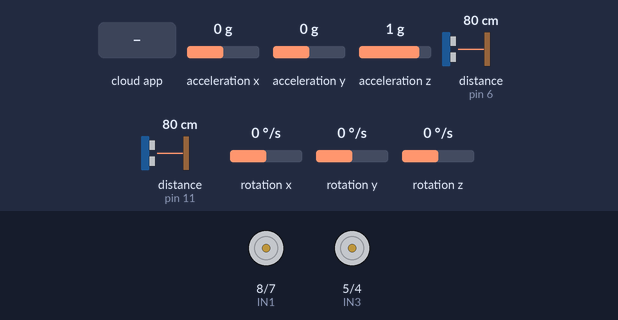
Recording of a sketch running on a simulated Arduino Mega 2560, built with avr-gcc and run on an emulated ATmega2560. Shown: motor-driver pin pairs drawn as motors (green arrow = first pin HIGH = forward, orange = second pin HIGH = backward, longer = more drive, scaled by the enable pin). Wiring (inferred from the names in the program): 2 × ultrasonic range finder: trigger pin 10, echo pin 6 / trigger pin 12, echo pin 11. Inputs (shaded band) come from the test bench; at power-on: acceleration x 0 g, acceleration y 0 g, acceleration z 1 g, distance to the obstacle (sensors on pin 6, pin 11) 80 cm, rotation x 0 °/s, rotation y 0 °/s, rotation z 0 °/s. The echo pulse lasts 58.3 µs per cm; the ROS host is connected and sends only what is stated.

Above: at 1.2 s.
1.3 s: the phone or cloud app sets motor_instructions_left to 0
2.9 s: the phone or cloud app sets motor_instructions_right to 0
4.4 s: the phone or cloud app sets motor_instructions_left to 45
At 4.7 s:
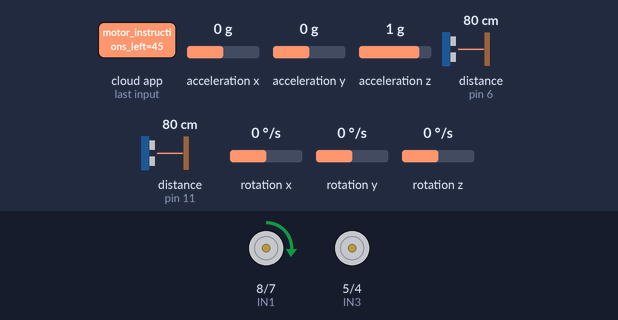
5.9 s: the phone or cloud app sets motor_instructions_right to 45
At 7.1 s:
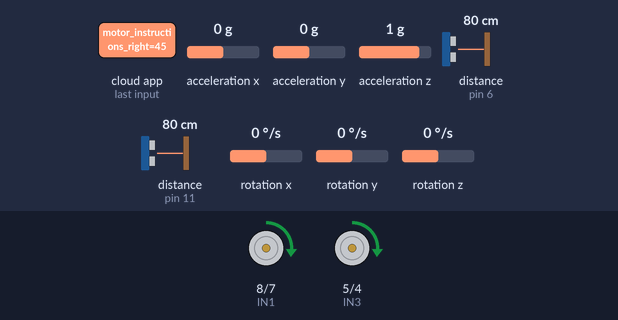
7.4 s: the phone or cloud app sets motor_instructions_left to 90
At 8.6 s:
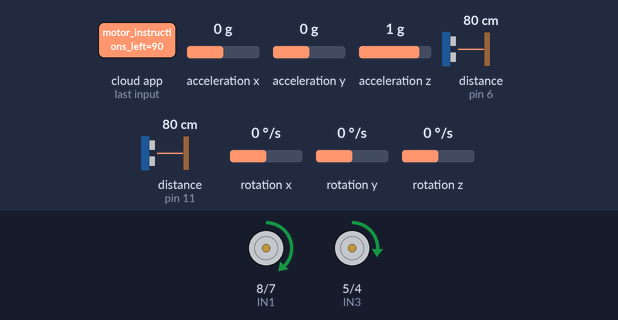
8.9 s: the phone or cloud app sets motor_instructions_right to 90
At 10.1 s:
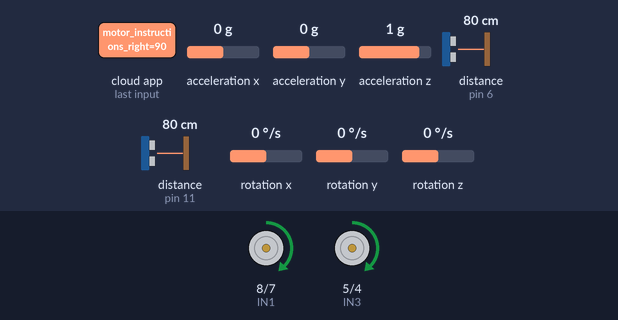
Timing chart, 0 to 11.4 s (numbered marks = the images above; inputs shaded):
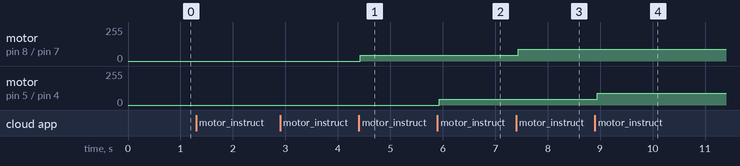

The sketch:

better.ino
```cpp
/*
  Project: UGV ROS Node for Position, Distance, and Motor Control
  Description: This code controls a UGV equipped with an MPU6050 IMU, HC-SR04 ultrasonic sensors,
               and motor driver. It uses the HC-05 Bluetooth module for ROS communication.

  HC-05 Serial Bluetooth Module:
    - Baud rate: 9600
    - Connected via Serial2 to Arduino

  ROS Topics:
    Publishers:
      - "front_distance" : Publishes the front ultrasonic sensor distance (std_msgs/Float32)
      - "back_distance" : Publishes the back ultrasonic sensor distance (std_msgs/Float32)
      - "position" : Publishes the UGV position as a Vector3 (geometry_msgs/Vector3) with x = posX, y = posY, z = yaw

    Subscribers:
      - "motor_instructions_left" : Receives speed control data for the left motor (std_msgs/Int32)
      - "motor_instructions_right" : Receives speed control data for the right motor (std_msgs/Int32)
*/

#include <ros.h>
#include <std_msgs/Int32.h>
#include <std_msgs/Float32.h>
#include <geometry_msgs/Vector3.h>
#include <Wire.h>
#include <MPU6050.h>

// Motor driver pins
const int ENA = 9;
const int IN1 = 8;
const int IN2 = 7;
const int ENB = 3;
const int IN3 = 5;
const int IN4 = 4;

// HC-SR04 pins
const int trigPinFront = 12;
const int echoPinFront = 11;
const int trigPinBack = 10;
const int echoPinBack = 6;

// IMU sensor
MPU6050 mpu;

// Bluetooth module
HardwareSerial &btSerial = Serial2;

ros::NodeHandle nh;

// ROS messages
std_msgs::Float32 front_distance_msg;
std_msgs::Float32 back_distance_msg;
geometry_msgs::Vector3 position_msg;

// ROS publishers
ros::Publisher front_distance_pub("front_distance", &front_distance_msg);
ros::Publisher back_distance_pub("back_distance", &back_distance_msg);
ros::Publisher position_pub("position", &position_msg);

void setMotorSpeed(int motor, int speed) {
	if (motor == 0) { // Left motor
		analogWrite(ENA, abs(speed));
		if (speed > 0) {
			digitalWrite(IN1, HIGH);
			digitalWrite(IN2, LOW);
		} else {
			digitalWrite(IN1, LOW);
			digitalWrite(IN2, HIGH);
		}
	} else if (motor == 1) { // Right motor
		analogWrite(ENB, abs(speed));
		if (speed > 0) {
			digitalWrite(IN3, HIGH);
			digitalWrite(IN4, LOW);
		} else {
			digitalWrite(IN3, LOW);
			digitalWrite(IN4, HIGH);
		}
	}
}

void motorInstructionsLeftCallback(const std_msgs::Int32& msg) {
	setMotorSpeed(0, msg.data);
}

void motorInstructionsRightCallback(const std_msgs::Int32& msg) {
	setMotorSpeed(1, msg.data);
}

ros::Subscriber<std_msgs::Int32> sub_left("motor_instructions_left", motorInstructionsLeftCallback);
ros::Subscriber<std_msgs::Int32> sub_right("motor_instructions_right", motorInstructionsRightCallback);

void setup() {
	// Initialize Bluetooth serial communication
	btSerial.begin(9600);
	nh.getHardware()->setHardwareSerial(&btSerial);
	nh.initNode();
	nh.subscribe(sub_left);
	nh.subscribe(sub_right);
	nh.advertise(front_distance_pub);
	nh.advertise(back_distance_pub);
	nh.advertise(position_pub);

	pinMode(ENA, OUTPUT);
	pinMode(IN1, OUTPUT);
	pinMode(IN2, OUTPUT);
	pinMode(ENB, OUTPUT);
	pinMode(IN3, OUTPUT);
	pinMode(IN4, OUTPUT);

	pinMode(trigPinFront, OUTPUT);
	pinMode(echoPinFront, INPUT);
	pinMode(trigPinBack, OUTPUT);
	pinMode(echoPinBack, INPUT);

	Wire.begin();
	mpu.initialize();
}

// Variables to store position data
float posX = 0.0;
float posY = 0.0;
float yaw = 0.0;

// Variables for IMU data
int16_t ax, ay, az;
int16_t gx, gy, gz;

// Function to update position based on IMU data
void updatePosition() {
	// Retrieve raw IMU data
	mpu.getMotion6(&ax, &ay, &az, &gx, &gy, &gz);

	// Example integration to update position and yaw (placeholder logic)
	posX += ax * 0.0001; // Integration step for X position
	posY += ay * 0.0001; // Integration step for Y position
	yaw += gz * 0.0001; // Integration step for yaw
}

void loop() {
	// Publish front distance
	digitalWrite(trigPinFront, LOW);
	delayMicroseconds(2);
	digitalWrite(trigPinFront, HIGH);
	delayMicroseconds(10);
	digitalWrite(trigPinFront, LOW);
	float durationFront = pulseIn(echoPinFront, HIGH);
	front_distance_msg.data = (durationFront * 0.034) / 2;
	front_distance_pub.publish(&front_distance_msg);

	// Publish back distance
	digitalWrite(trigPinBack, LOW);
	delayMicroseconds(2);
	digitalWrite(trigPinBack, HIGH);
	delayMicroseconds(10);
	digitalWrite(trigPinBack, LOW);
	float durationBack = pulseIn(echoPinBack, HIGH);
	back_distance_msg.data = (durationBack * 0.034) / 2;
	back_distance_pub.publish(&back_distance_msg);

	// Update and publish position data
	updatePosition();
	position_msg.x = posX;
	position_msg.y = posY;
	position_msg.z = yaw; // Use z for yaw
	position_pub.publish(&position_msg);

	nh.spinOnce();
	delay(100);
}
```

Measured:
- after the input at 4.4 s, motor on pin 8 (IN1) / pin 7 (IN2): stopped → forward 45/255 at once
- after the input at 5.9 s, motor on pin 5 (IN3) / pin 4 (IN4): stopped → forward 45/255 at once
- after the input at 7.4 s, motor on pin 8 (IN1) / pin 7 (IN2): forward 45/255 → forward 90/255 at once
- after the input at 8.9 s, motor on pin 5 (IN3) / pin 4 (IN4): forward 45/255 → forward 90/255 at once
